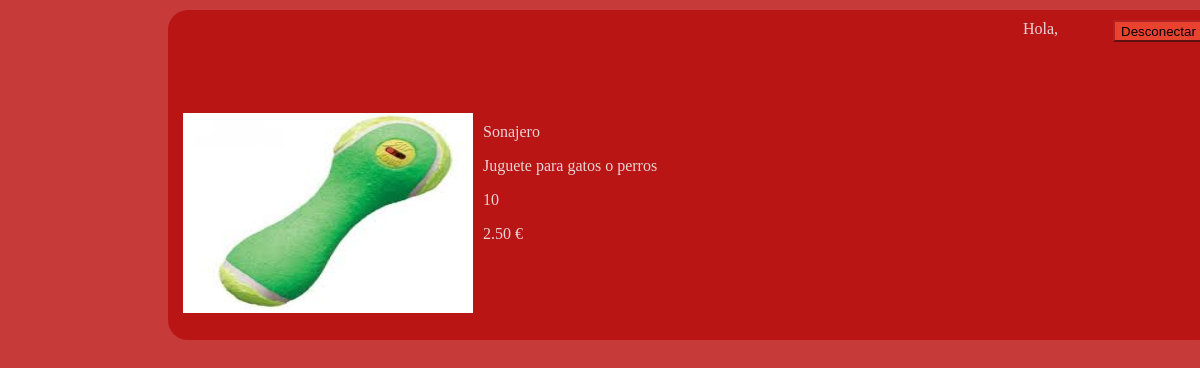
/PHP/accesorioinfo.php?id=2, run on the app's committed database.
### tables this page shows
create table accesorio
(
	idaccesorio		int auto_increment not null,
	nombre			varchar(50),
	descripcion		varchar(500),
	cantidad		int,
	precio			decimal(4,2),
	imagen			varchar(500),
	primary key(idaccesorio)
	);

### PHP/accesorioinfo.php (the view, shortened to what this page needs)
<!DOCTYPE html>
<html lang="en">
<head>
    <link rel="stylesheet" href="css/accesorioinfo.css">
</head>
<body>
    <?php
        include_once "conec.php";
        $infoacces = "SELECT * FROM accesorio WHERE idaccesorio = {$_GET['id']};";
        if ($result = $connection->query($infoacces)) {
            if ($result){
                $obj = $result->fetch_object();
        echo "<div id='caja'>";
                echo "<input type='submit' name='desloguear' value='Desconectar'>";
                echo "<p id=saludo> Hola, $nombreusu</p>";
            echo "<div id='foto'>";
                echo "<p><img src='".$obj->imagen."' width='250px' height='250px'></p>";
            echo "</div>";
                echo "<div id='info'>";
                echo "<p><b> </b>".$obj->nombre."</p>";
                echo "<p><b> </b>".$obj->descripcion."</p>";
                echo "<p><b> </b>".$obj->cantidad."</p>";
                echo "<p><b> </b>".$obj->precio." €</p>";
            echo "</div>";
        echo "</div>";
            }else
                echo "Imposible conseguir los datos";
        }else
            echo "Query Failed";
    ?>
</body>
</html>

### PHP/css/accesorioinfo.css (style rules this page uses)
#caja { width: 1020px; margin: 50px auto; background: #b91515; padding: 15px; border-radius: 20px; margin-top: 10px; margin-left: 160px; display: flex; flex-flow: row wrap; height: 300px; }
body { background: #c63a3a; width: 95%; color: #e9d4d4; }
#saludo { margin-left: 840px; margin-top: -50px }
img { width: 290px; height: 200px; }
input[type=submit] { margin-left: 930px; background-color: #E94330; border-color: firebrick; margin-top: -5px; cursor:pointer; height: 22px; }
#foto { width: 290px; height: 200px; }
#info { width: 30%; margin: 10px; }

### data on the page
accesorio: imagen (picture), nombre "Sonajero", descripcion "Juguete para gatos o perros", cantidad "10", precio "2.50"
